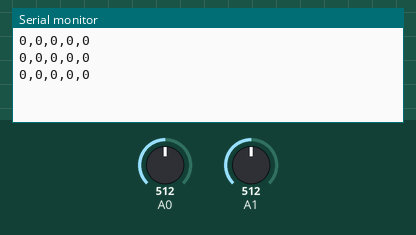
The sketch below on a simulated Arduino Uno, built with avr-gcc and run on an emulated ATmega328P. Shown: the last lines printed to the serial monitor. The test bench sets the inputs (shaded band); at power-on: A0 = 512, A1 = 512.

Above: at 1.2 s.
1.3 s: A0 set to 716
At 1.9 s:
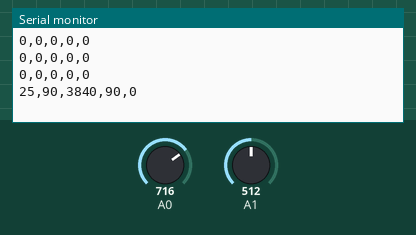
2.8 s: A1 set to 716
At 3.4 s:
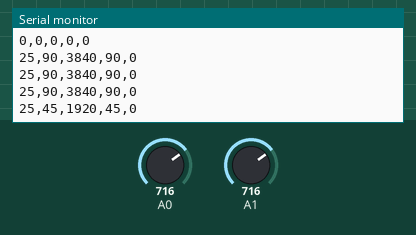
4.3 s: A0 set to 900
At 4.9 s:
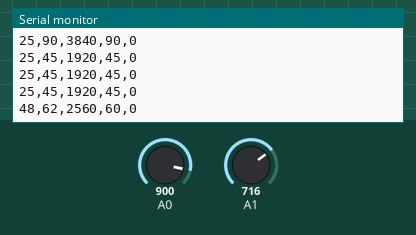
5.8 s: A1 set to 900
At 6.4 s:
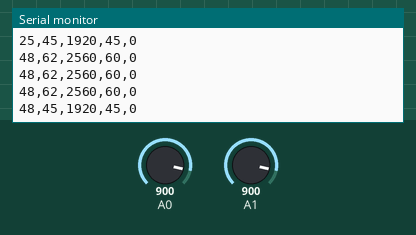
Timing chart, 0 to 8.3 s (numbered marks = the images above; inputs shaded):
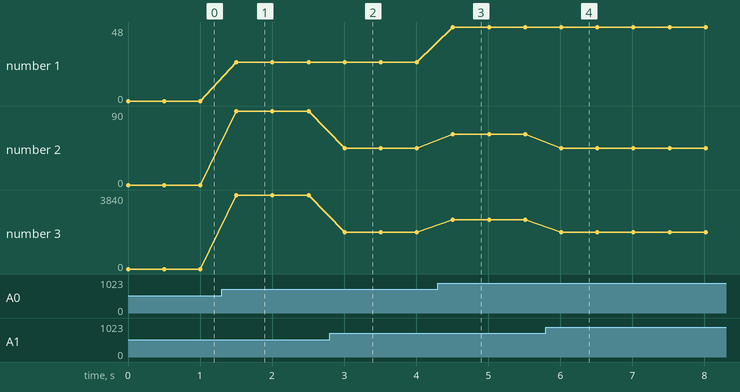

The sketch:

joystick_read.ino
```cpp
//int Joystick_Pin = A0;
//int Joystick_read;
int A0ref, A1ref;

void setup() {
  Serial.begin(9600);
  pinMode(8,INPUT);

  digitalWrite(8,HIGH);
  A0ref = analogRead(A0);
  A1ref = analogRead(A1);
  //pinMode(7,INPUT);
}

void loop() {
  //Serial.print("A0=,LR=");
  int A0read = analogRead(A0)-A0ref;
  //Serial.print(A0read);
  //Serial.print(",");
  //Serial.print("A1,FB=");
  int A1read = analogRead(A1)-A1ref;
  //Serial.print(A1read);
  //Serial.print(",");
  //Serial.print("Press down = ");
  //Serial.print(digitalRead(8));
  int mag = map(max(abs(A0read),abs(A1read)), 0,1023,0,127);
  //analogWrite(5, mag);
  Serial.print(mag);
  Serial.print(",");
  int angle = atan2(A0read,A1read)*180.0/PI;
  Serial.print(angle);
  Serial.print(",");
  int send_angle = (((angle + 360) % 360) / 3) << 7; // increment by 3 degree then shift 7 bit
  Serial.print(send_angle); Serial.print(",");
  Serial.print((send_angle>>7)*3); Serial.print(",");
  Serial.println(send_angle & 127);
  delay(500);
}
```

Measured:
- after the input at 1.3 s, the serial monitor: prints a new line after 0.20 s (image 1)
- after the input at 2.8 s, the serial monitor: prints a new line after 0.21 s (image 2)
- after the input at 4.3 s, the serial monitor: prints a new line after 0.21 s (image 3)
- after the input at 5.8 s, the serial monitor: prints a new line after 0.21 s (image 4)
- plotted number 1: 0 → 25 after the input at 1.3 s, 25 → 48 after the input at 4.3 s
- plotted number 2: 0 → 90 after the input at 1.3 s, 90 → 45 after the input at 2.8 s, 45 → 62 after the input at 4.3 s
- plotted number 3: 0 → 3840 after the input at 1.3 s, 3840 → 1920 after the input at 2.8 s, 1920 → 2560 after the input at 4.3 s
